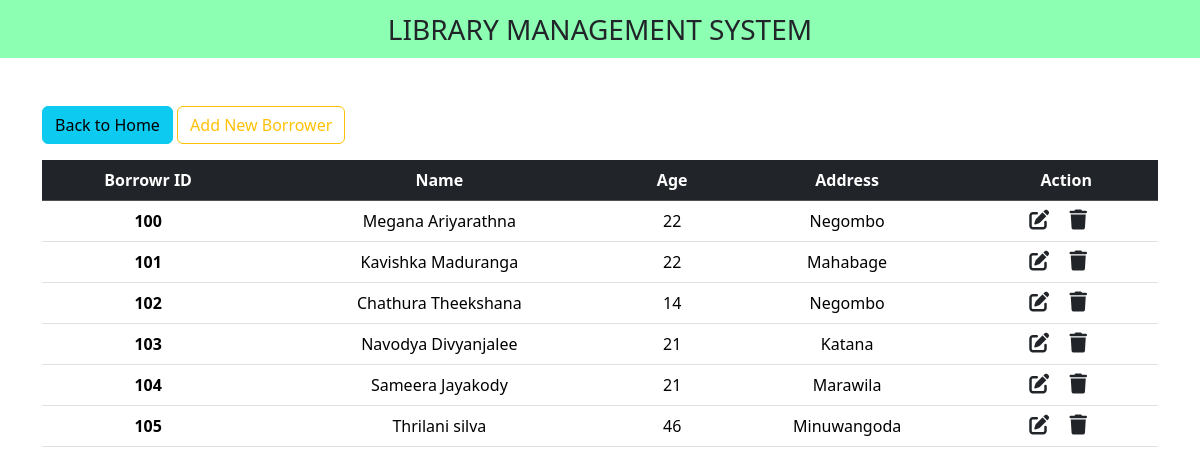
Screenshot of /borrower/borrower.php with the database file from the repository.
### tables this page shows
CREATE TABLE `borrower` (
  `borrower_id` int(11) NOT NULL,
  `borrower_name` varchar(100) NOT NULL,
  `borrower_age` int(100) NOT NULL,
  `borrower_address` varchar(100) NOT NULL
);

### borrower/borrower.php (the view, shortened to what this page needs)
<!DOCTYPE html>
<html lang="en">
<head>
    <link href="https://cdn.jsdelivr.net/npm/bootstrap@5.3.3/dist/css/bootstrap.min.css" rel="stylesheet"
>
    <link rel="stylesheet" href="https://cdnjs.cloudflare.com/ajax/libs/font-awesome/6.5.2/css/all.min.css"
 />
</head>
<body>
    <nav class="navbar navbar-light justify-content-center fs-3 mb-5" style = "background-color: #00ff5573;">
        LIBRARY MANAGEMENT SYSTEM
    </nav>
    <div class="container">
        <a href = "../borrowing_history/borrowing_history.php" class ="btn btn-info mb-3"> Back to Home </a>
        <a href = "add_new_b.php" class ="btn btn-outline-warning mb-3"> Add New Borrower </a>
        <table class="table table-hover text-center">
            <thead class="table-dark">
                <tr>
                    <th scope = "col"> Borrowr ID </th>
                    <th scope = "col"> Name </th>
                    <th scope = "col"> Age </th>
                    <th scope = "col"> Address </th>
                    <th scope = "col"> Action </th>
            </thead>
            <tbody>
                <?php
                $db = new DB();
                $conn = $db->getConnection();
                    $sql = "SELECT * FROM `borrower`";
                    $result = mysqli_query($conn,$sql);
                    while($row = mysqli_fetch_assoc($result)){
                        ?>
                            <tr>
                                <th><?php echo $row['borrower_id'] ?> </th>
                                <td><?php echo $row['borrower_name'] ?></td>
                                <td><?php echo $row['borrower_age'] ?></td>
                                <td><?php echo $row['borrower_address'] ?></td>
                                <td>
                                    <a href = "edit_b.php?id=<?php echo $row['borrower_id']?>" class = "link-dark"><i class = "fa-solid fa-pen-to-square fs-5 me-3"></i></a>
                                    <a href = "delete_b.php?id=<?php echo $row['borrower_id']?>" class = "link-dark"><i class = "fa-solid fa-trash fs-5 me-3"></i></a>
                                </td>
                            </tr>
                        <?php
                    }
                ?>
            </tbody>
        </table>
    </div>
</body>
</html>

### rows the page displays
borrower: borrower_id "100", borrower_name "Megana Ariyarathna", borrower_age "22", borrower_address "Negombo"
borrower: borrower_id "101", borrower_name "Kavishka Maduranga", borrower_age "22", borrower_address "Mahabage"
borrower: borrower_id "102", borrower_name "Chathura Theekshana", borrower_age "14", borrower_address "Negombo"
borrower: borrower_id "103", borrower_name "Navodya Divyanjalee", borrower_age "21", borrower_address "Katana"
borrower: borrower_id "104", borrower_name "Sameera Jayakody", borrower_age "21", borrower_address "Marawila"
borrower: borrower_id "105", borrower_name "Thrilani silva", borrower_age "46", borrower_address "Minuwangoda"
